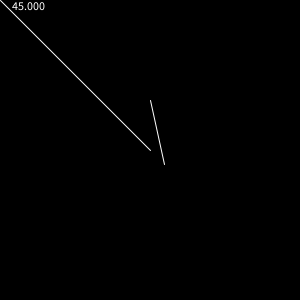
Frame 1 (no input)
Frame 60 (the mouse pressed at the canvas centre just before this capture): identical to frame 1, image omitted
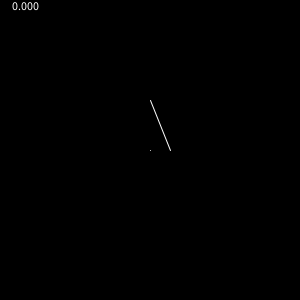
Frame 120 (the mouse held since frame 60 and released just before this capture)

The Processing sketch that drew these frames (run headless with seeded random() and noise(); from frame 60 on, the mouse is pressed at the canvas centre):

// Processing sketch: vectest
// ── vectest.pde
PVector c;
void setup() {
  size(300,300);
  c = new PVector(width / 2, height / 2);
}

void draw() {
  background(0);
  stroke(255);
  fill(255);
  PVector m = new PVector(mouseX, mouseY);
  PVector mm = PVector.sub(c, m);
  line(c.x, c.y, m.x, m.y);
  float h =mm.heading();
  text(degrees(h), 10,10);
  PVector p = PVector.fromAngle(h);
  p.mult(20);
  line(c.x, c.y - 50, c.x + p.x, c.y + p.y);
  
}
